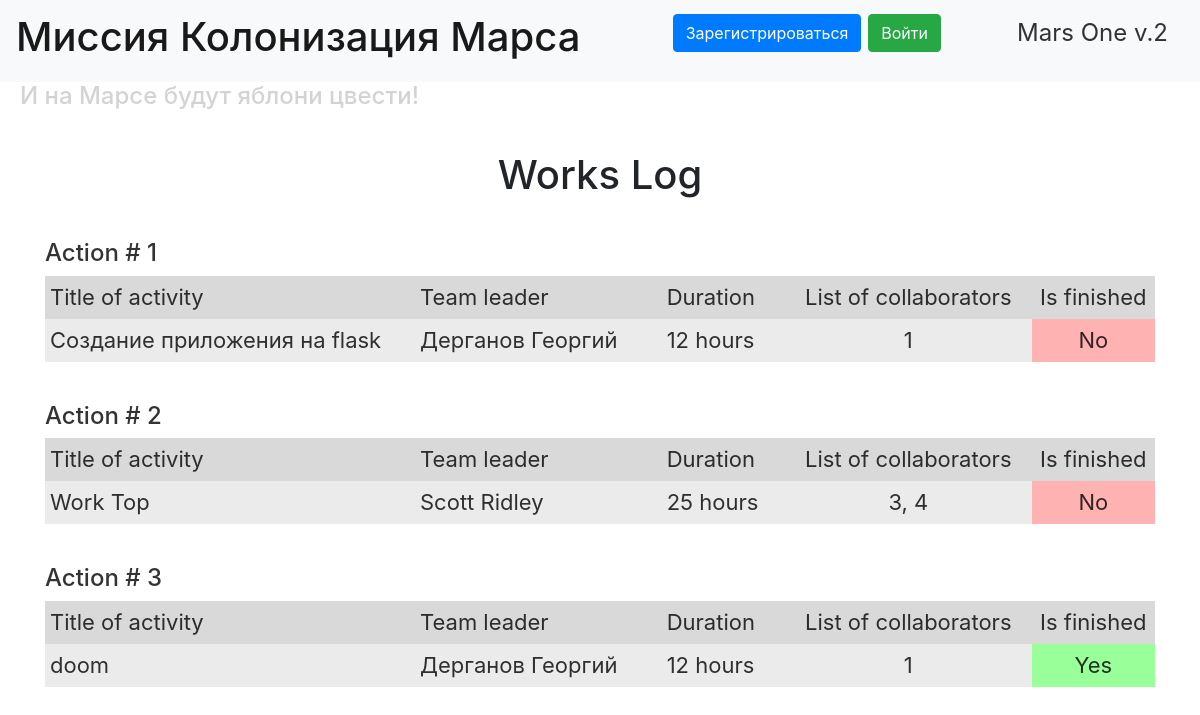
The page / on the database its author committed.
### data/jobs.py (models this page shows)
class Jobs(SqlAlchemyBase, UserMixin, SerializerMixin):
    __tablename__ = 'jobs'
    id = sqlalchemy.Column(sqlalchemy.Integer, primary_key=True, autoincrement=True)
    team_leader = sqlalchemy.Column(sqlalchemy.Integer, nullable=True)
    job = sqlalchemy.Column(sqlalchemy.String, nullable=True)
    work_size = sqlalchemy.Column(sqlalchemy.Integer, nullable=True)
    collaborators = sqlalchemy.Column(sqlalchemy.String, nullable=True)
    start_date = sqlalchemy.Column(sqlalchemy.DateTime, nullable=True)
    end_date = sqlalchemy.Column(sqlalchemy.DateTime, nullable=True)
    is_finished = sqlalchemy.Column(sqlalchemy.Boolean, nullable=True)
    user_id = sqlalchemy.Column(sqlalchemy.Integer, sqlalchemy.ForeignKey("users.id"))
    user = orm.relation('User')

### data/users.py (models this page shows, shortened)
class User(SqlAlchemyBase, UserMixin, SerializerMixin):
    __tablename__ = 'users'
    id = sqlalchemy.Column(sqlalchemy.Integer, primary_key=True, autoincrement=True)
    surname = sqlalchemy.Column(sqlalchemy.String, nullable=True)
    name = sqlalchemy.Column(sqlalchemy.String, nullable=True)
    age = sqlalchemy.Column(sqlalchemy.Integer, nullable=True)
    position = sqlalchemy.Column(sqlalchemy.String, nullable=True)
    speciality = sqlalchemy.Column(sqlalchemy.String, nullable=True)
    address = sqlalchemy.Column(sqlalchemy.String, nullable=True)
    email = sqlalchemy.Column(sqlalchemy.String, unique=True, nullable=True)
    hashed_password = sqlalchemy.Column(sqlalchemy.String, nullable=True)
    modified_date = sqlalchemy.Column(sqlalchemy.DateTime, default=datetime.datetime.now)
    city_from = sqlalchemy.Column(sqlalchemy.String, nullable=True)
    jobs = orm.relation("Jobs", back_populates='user')
    departments = orm.relation("Departments", back_populates='user')

### main.py (the view)
@app.route('/')
def main():
    session = db_session.create_session()
    users = session.query(User).all()
    jobs = session.query(Jobs).all()
    return render_template('index.html', title='Главная', users=users, jobs=jobs)

### data/db_session.py (called while the page is built)
def create_session() -> Session:
    global __factory
    return __factory()

### templates/index.html (shortened to what this page needs)
{% extends "base.html" %}
{% block content %}
    <h1 class="title">Works Log</h1>
    {% for job in jobs %}
        <div class="action_item">
            <h2 class="action">Action # {{ loop.index }}</h2>
            <table>
                <tr class="row1">
                    <td>Title of activity</td>
                    <td>Team leader</td>
                    <td>Duration</td>
                    <td style="text-align: center">List of collaborators</td>
                    <td style="text-align: center">Is finished</td>
                </tr>
                <tr class="row2">
                    <td class="job">{{ job.job }}</td>
                    {% for user in users %}
                        {% if user.id == job.team_leader %}
                            <td class="leader">{{ user.surname }} {{ user.name }}</td>
                        {% endif %}
                    {% endfor %}
                    <td class="work-size">{{ job.work_size }} hours</td>
                    <td class="collaborators">{{ job.collaborators }}</td>
                    {% if job.is_finished == True %}
                        <td class="is_finished" style="background:rgba(0,255,0,0.4)">Yes</td>
                    {% else %}
                        <td class="is_finished" style="background:rgba(255,0,0,0.3)">No</td>
                    {% endif %}
                </tr>
            </table>
        </div>
    {% endfor %}
{% endblock %}

### templates/base.html (shortened to what this page needs)
<!doctype html>
<html lang="en">
    <head>
        <link rel="stylesheet"
              href="https://stackpath.bootstrapcdn.com/bootstrap/4.4.1/css/bootstrap.min.css"
>
        <link rel="stylesheet" type="text/css" href="{{ url_for('static', filename='css/style.css') }}">
    </head>
    <body>
        <header>
            <nav class="navbar navbar-light bg-light">
                <a class="navbar-brand" href="/"><h1>Миссия Колонизация Марса</h1></a>
                {% if current_user.is_authenticated %}
                    <a class="navbar-brand" href="/logout">{{ current_user.surname }} {{ current_user.name }}</a>
                {% else %}
                    <p>
                        <a class="btn btn-primary" href="/register">Зарегистрироваться</a>
                        <a class="btn btn-success" href="/login">Войти</a>
                    </p>
                {% endif %}
                <a class="navbar-brand" href="/"><p>Mars One v.2</p></a>
            </nav>
            <h4>И на Марсе будут яблони цвести!</h4>
        </header>
        <main role="main" class="container">
            <div>
                {% block content %}{% endblock %}
            </div>
        </main>
    </body>
</html>

### static/css/style.css (style rules this page uses)
h4 { color: lightgrey; margin-left: 20px; }
p { font-size: 24px; color: rgba(0,0,0,0.8); }
.title { text-align: center; margin: 40px 40px; }
table { width: 100%; font-size: 22px; color: rgba(0,0,0,0.8); margin: auto; }
.row1 { background: rgba(0,0,0,0.15); }
td { padding: 5px 5px; }
.action_item { margin: 40px auto; }
.action { font-size: 24px; color: rgba(0,0,0,0.8); }
.job { width: 30%; background: rgba(0,0,0,0.08); }
.leader { width: 20%; background: rgba(0,0,0,0.08); }
.work-size { width: 10%; background: rgba(0,0,0,0.08); }
.collaborators { width: 20%; text-align: center; background: rgba(0,0,0,0.08); }
.is_finished { width: 10%; text-align: center; }

### rows shown on the page
Jobs: job "Создание приложения на flask", work_size "12", collaborators "1", is_finished "No"
User: surname "Дерганов", name "Георгий"
Jobs: job "Work Top", work_size "25", collaborators "3, 4", is_finished "No"
User: surname "Scott", name "Ridley"
Jobs: job "doom", work_size "12", collaborators "1", is_finished "Yes"
